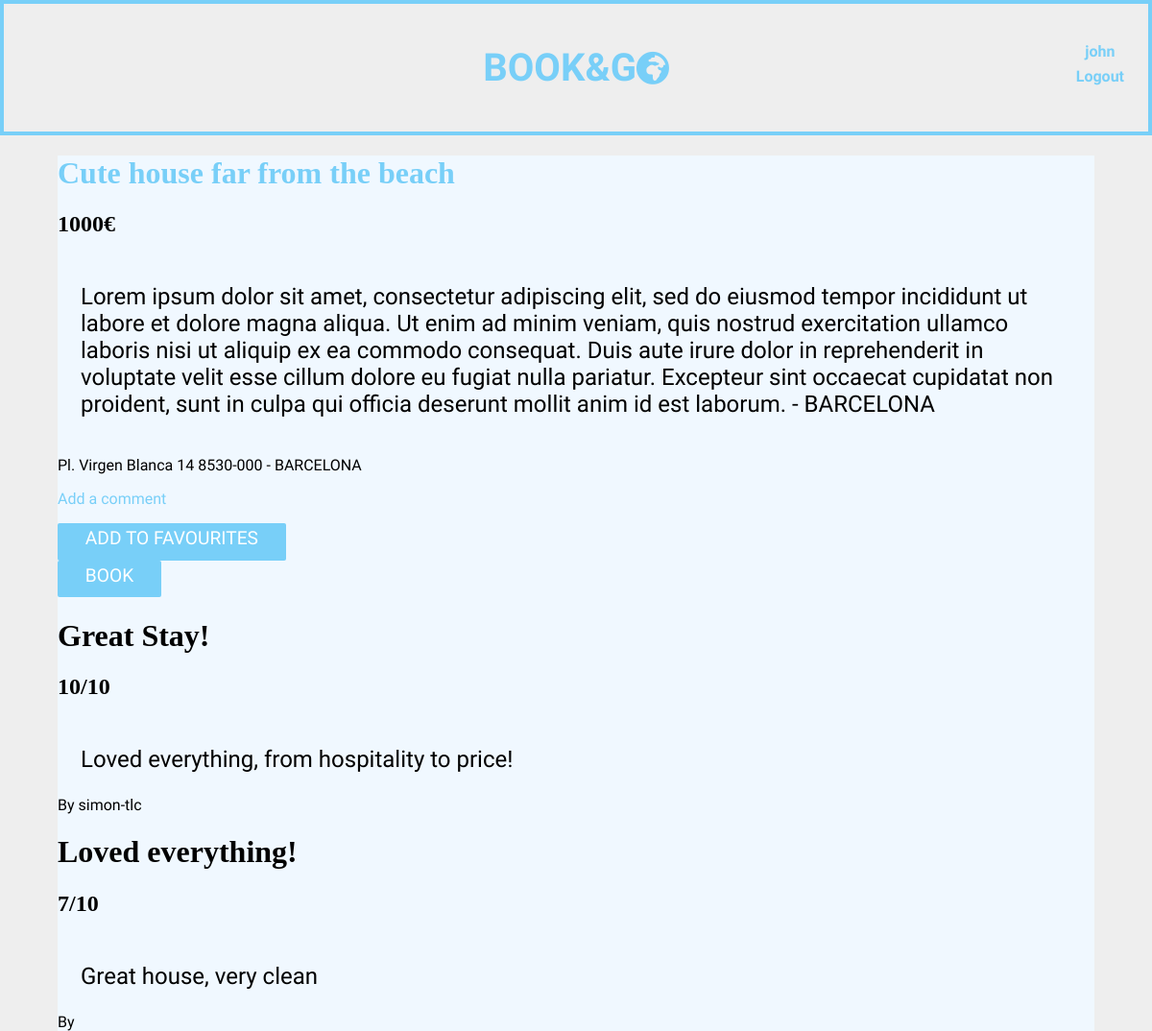
/pages/house.php?id=2 (signed in), run on the app's committed database.
### tables this page shows
CREATE TABLE place (
	id INTEGER PRIMARY KEY AUTOINCREMENT NOT NULL,
	title VARCHAR NOT NULL,
	price INTEGER NOT NULL,
	description VARCHAR,
	idusr INTEGER REFERENCES user,
	address VARCHAR,
	city VARCHAR
);

CREATE TABLE comments (
	id INTEGER PRIMARY KEY AUTOINCREMENT NOT NULL,
	idusr INTEGER REFERENCES user,
	idplace INTEGER REFERENCES place,
	title VARCHAR NOT NULL,
	description VARCHAR,
	mark INTEGER CHECK(mark<11 and mark>0)
);

CREATE TABLE user (
	id INTEGER PRIMARY KEY AUTOINCREMENT NOT NULL,	
	username VARCHAR NOT NULL,
	password VARCHAR NOT NULL,
	name VARCHAR NOT NULL
);

### database/db_get_prop.php (called while the page is built, shortened)
<?php
  function getProp($id) {
    $db = Database::instance()->db();
    $stmt = $db->prepare('SELECT * FROM place WHERE id = ?');
    $stmt->execute(array($id));
    return $stmt->fetch();
  }
?>

### Database/db_comment.php (called while the page is built, shortened)
<?php
    function getComments($id){
        $db = Database::instance()->db();
        $stmt = $db->prepare('SELECT * FROM comments WHERE idplace = ?');
        $stmt->execute(array($id));
        return $stmt->fetchAll();
    }
?>

### database/db_user.php (called while the page is built, shortened)
<?php
    function getUsername($id){
      $db = Database::instance()->db();
      $stmt = $db->prepare('SELECT * FROM user WHERE id = ?');
      $stmt->execute(array($id));
      $usr= $stmt->fetch();
      return $usr['username'];
    }
?>

### templates/draw_place.php (the view, shortened to what this page needs)
<?php
include_once('../database/db_house.php');
include_once('../database/db_user.php');
include_once('../database/db_comment.php');
        ?>
<?php
    function draw_comment($comment){?>
        <div id="comment">
        <h1><?=$comment['title']?></h1>
        <h2 id="mark"><?=$comment['mark']?>/10</h2>
        <p><?=$comment['description']?></p>
        <p>By <?=getUsername($comment['idusr'])?></p>
        </div>
<?php    }
    function draw_place($house, $indate, $outdate){
        ?>
        <div id="house_full">
        <h1 id="tit"><a href="../pages/house.php?id=<?=$house['id']?>&indate=<?=$indate?>&outdate=<?=$outdate?>"><?=$house['title']?></a></h1>
        <h2 id="pri"><?=$house['price']?>€</h2>
        <p id="desc"><?=$house['description']?> - <?=$house['city']?></p>
        <p id="desc"><?=$house['address']?> - <?=$house['city']?></p>
        <p id="comment"><a href="../house/add_comment.php?id=<?=$house['id']?>">Add a comment</a></p>
        <form method="POST" action="../house/add_fav.php?id=<?=$house['id']?>">
            <input type="submit" value="Add to favourites"/>
        </form>
        <form method="POST" action="../house/book_house.php?id=<?=$house['id']?>&indate=<?=$indate?>&outdate=<?=$outdate?>&csrf=<?=$_SESSION['csrf']?>">
            <input type="submit" value="Book"/>
        </form>
<?php
    $comments=getComments($house['id']);
    foreach($comments as $comment){
        draw_comment($comment);
    }
?>
    </div>
<?php
    }
        ?>

### css/style.css (style rules this page uses)
body { max-width: 80em; margin: 0 auto; --bg-color: #EEE; --panel-color: #FFF; --main-color: rgb(120, 207, 248); --dark-color: #333; --light-color: #CCC; --serif-font: 'Merriweather'; --sans-font: 'Open Sans Condensed'; background-color: var(--bg-color); background-image: url("../images/back.jpg") ; background-size: cover; overflow-x: hidden; }
a { color: var(--main-color); text-decoration: none; }
input[type="submit"] { padding: 0.2em 1.5em 0.6em 1.5em; background: var(--main-color); color: var(--panel-color); font-family: 'Open Sans Condensed', sans-serif; font-size: 1.2em; border:none; border-radius: 2px; text-transform: uppercase; text-align: center; }
p:last-child { margin: 0; grid-column-start: 2; }
p:first-of-type { padding: 1em; margin-bottom: 0; font-size: 1.5rem; }
p { font-family: 'ZCOOL XiaoWei', serif; }
#house_full { width: 90%; margin: auto; background-color: aliceblue; }

### data on the page
place: title "Cute house far from the beach", price "1000", description "Lorem ipsum dolor sit amet, consectetur adipiscing elit, sed do eiusmod tempor incididunt ut labore et dolore magna aliqua. Ut enim ad minim veniam, quis nostrud exercitation ullamco laboris nisi ut aliquip ex ea commodo consequat. Duis aute irure dolor in reprehenderit in voluptate velit esse cillum dolore eu fugiat nulla pariatur. Excepteur sint occaecat cupidatat non proident, sunt in culpa qui officia deserunt mollit anim id est laborum.", city "BARCELONA", address "Pl. Virgen Blanca 14 8530-000"
comments: title "Great Stay!", mark "10", description "Loved everything, from hospitality to price!", idusr.username "simon-tlc"
comments: title "Loved everything!", mark "7", description "Great house, very clean"

### other printed values
$username "john"
